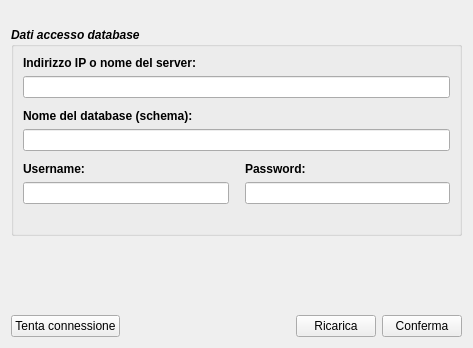
<ui version="4.0" >
 <class>frmDBSettings</class>
 <widget class="QWidget" name="frmDBSettings" >
  <property name="geometry" >
   <rect>
    <x>0</x>
    <y>0</y>
    <width>469</width>
    <height>348</height>
   </rect>
  </property>
  <property name="windowTitle" >
   <string>Configurazione accesso database</string>
  </property>
  <property name="windowIcon" >
   <iconset resource="laundry.qrc" >:/DB/Xiria 1.1.2/Xiria 1.1.2/32x32/actions/db.png</iconset>
  </property>
  <layout class="QVBoxLayout" >
   <item>
    <spacer>
     <property name="orientation" >
      <enum>Qt::Vertical</enum>
     </property>
     <property name="sizeType" >
      <enum>QSizePolicy::Fixed</enum>
     </property>
     <property name="sizeHint" >
      <size>
       <width>451</width>
       <height>16</height>
      </size>
     </property>
    </spacer>
   </item>
   <item>
    <layout class="QVBoxLayout" >
     <item>
      <widget class="QGroupBox" name="groupBoxDB" >
       <property name="font" >
        <font>
         <weight>75</weight>
         <italic>true</italic>
         <bold>true</bold>
        </font>
       </property>
       <property name="title" >
        <string>Dati accesso database</string>
       </property>
       <property name="flat" >
        <bool>false</bool>
       </property>
       <layout class="QVBoxLayout" >
        <item>
         <layout class="QVBoxLayout" >
          <item>
           <layout class="QVBoxLayout" >
            <item>
             <widget class="QLabel" name="lblNomeServer" >
              <property name="font" >
               <font>
                <weight>75</weight>
                <italic>false</italic>
                <bold>true</bold>
               </font>
              </property>
              <property name="text" >
               <string>Indirizzo IP o nome del server:</string>
              </property>
             </widget>
            </item>
            <item>
             <widget class="QLineEdit" name="txtServerName" >
              <property name="font" >
               <font>
                <weight>50</weight>
                <italic>false</italic>
                <bold>false</bold>
               </font>
              </property>
             </widget>
            </item>
           </layout>
          </item>
          <item>
           <spacer>
            <property name="orientation" >
             <enum>Qt::Vertical</enum>
            </property>
            <property name="sizeType" >
             <enum>QSizePolicy::Fixed</enum>
            </property>
            <property name="sizeHint" >
             <size>
              <width>20</width>
              <height>5</height>
             </size>
            </property>
           </spacer>
          </item>
          <item>
           <layout class="QVBoxLayout" >
            <item>
             <widget class="QLabel" name="lblNomeDatabase" >
              <property name="font" >
               <font>
                <weight>75</weight>
                <italic>false</italic>
                <bold>true</bold>
               </font>
              </property>
              <property name="text" >
               <string>Nome del database (schema):</string>
              </property>
             </widget>
            </item>
            <item>
             <widget class="QLineEdit" name="txtNomeDatabase" >
              <property name="font" >
               <font>
                <weight>50</weight>
                <italic>false</italic>
                <bold>false</bold>
               </font>
              </property>
             </widget>
            </item>
           </layout>
          </item>
          <item>
           <spacer>
            <property name="orientation" >
             <enum>Qt::Vertical</enum>
            </property>
            <property name="sizeType" >
             <enum>QSizePolicy::Minimum</enum>
            </property>
            <property name="sizeHint" >
             <size>
              <width>20</width>
              <height>5</height>
             </size>
            </property>
           </spacer>
          </item>
          <item>
           <layout class="QHBoxLayout" >
            <item>
             <layout class="QVBoxLayout" >
              <item>
               <widget class="QLabel" name="lblUsername" >
                <property name="font" >
                 <font>
                  <weight>75</weight>
                  <italic>false</italic>
                  <bold>true</bold>
                 </font>
                </property>
                <property name="text" >
                 <string>Username:</string>
                </property>
               </widget>
              </item>
              <item>
               <widget class="QLineEdit" name="txtUsername" >
                <property name="font" >
                 <font>
                  <weight>50</weight>
                  <italic>false</italic>
                  <bold>false</bold>
                 </font>
                </property>
               </widget>
              </item>
              <item>
               <spacer>
                <property name="orientation" >
                 <enum>Qt::Vertical</enum>
                </property>
                <property name="sizeType" >
                 <enum>QSizePolicy::Minimum</enum>
                </property>
                <property name="sizeHint" >
                 <size>
                  <width>20</width>
                  <height>5</height>
                 </size>
                </property>
               </spacer>
              </item>
             </layout>
            </item>
            <item>
             <spacer>
              <property name="orientation" >
               <enum>Qt::Horizontal</enum>
              </property>
              <property name="sizeType" >
               <enum>QSizePolicy::Fixed</enum>
              </property>
              <property name="sizeHint" >
               <size>
                <width>10</width>
                <height>20</height>
               </size>
              </property>
             </spacer>
            </item>
            <item>
             <layout class="QVBoxLayout" >
              <item>
               <widget class="QLabel" name="lblPassword" >
                <property name="font" >
                 <font>
                  <weight>75</weight>
                  <italic>false</italic>
                  <bold>true</bold>
                 </font>
                </property>
                <property name="text" >
                 <string>Password:</string>
                </property>
               </widget>
              </item>
              <item>
               <widget class="QLineEdit" name="txtPassword" >
                <property name="font" >
                 <font>
                  <weight>50</weight>
                  <italic>false</italic>
                  <bold>false</bold>
                 </font>
                </property>
                <property name="echoMode" >
                 <enum>QLineEdit::Password</enum>
                </property>
               </widget>
              </item>
              <item>
               <spacer>
                <property name="orientation" >
                 <enum>Qt::Vertical</enum>
                </property>
                <property name="sizeType" >
                 <enum>QSizePolicy::Minimum</enum>
                </property>
                <property name="sizeHint" >
                 <size>
                  <width>20</width>
                  <height>5</height>
                 </size>
                </property>
               </spacer>
              </item>
             </layout>
            </item>
           </layout>
          </item>
         </layout>
        </item>
        <item>
         <spacer>
          <property name="orientation" >
           <enum>Qt::Vertical</enum>
          </property>
          <property name="sizeType" >
           <enum>QSizePolicy::Minimum</enum>
          </property>
          <property name="sizeHint" >
           <size>
            <width>20</width>
            <height>15</height>
           </size>
          </property>
         </spacer>
        </item>
       </layout>
      </widget>
     </item>
     <item>
      <spacer>
       <property name="orientation" >
        <enum>Qt::Vertical</enum>
       </property>
       <property name="sizeHint" >
        <size>
         <width>20</width>
         <height>40</height>
        </size>
       </property>
      </spacer>
     </item>
     <item>
      <layout class="QHBoxLayout" >
       <item>
        <widget class="QPushButton" name="cmdRiconnectDB" >
         <property name="toolTip" >
          <string>&lt;html>&lt;head>&lt;meta name="qrichtext" content="1" />&lt;style type="text/css">
p, li { white-space: pre-wrap; }
&lt;/style>&lt;/head>&lt;body style=" font-family:'Sans Serif'; font-size:9pt; font-weight:400; font-style:normal;">
&lt;p style=" margin-top:0px; margin-bottom:0px; margin-left:0px; margin-right:0px; -qt-block-indent:0; text-indent:0px;">Riattiva la connessione&lt;/p>&lt;/body>&lt;/html></string>
         </property>
         <property name="text" >
          <string>Tenta connessione</string>
         </property>
         <property name="icon" >
          <iconset resource="laundry.qrc" >:/Riconnect/Xiria 1.1.2/Xiria 1.1.2/32x32/actions/db_comit.png</iconset>
         </property>
         <property name="iconSize" >
          <size>
           <width>32</width>
           <height>32</height>
          </size>
         </property>
        </widget>
       </item>
       <item>
        <spacer>
         <property name="orientation" >
          <enum>Qt::Horizontal</enum>
         </property>
         <property name="sizeHint" >
          <size>
           <width>40</width>
           <height>20</height>
          </size>
         </property>
        </spacer>
       </item>
       <item>
        <widget class="QPushButton" name="cmdReload" >
         <property name="toolTip" >
          <string>&lt;html>&lt;head>&lt;meta name="qrichtext" content="1" />&lt;style type="text/css">
p, li { white-space: pre-wrap; }
&lt;/style>&lt;/head>&lt;body style=" font-family:'Sans Serif'; font-size:9pt; font-weight:400; font-style:normal;">
&lt;p style=" margin-top:0px; margin-bottom:0px; margin-left:0px; margin-right:0px; -qt-block-indent:0; text-indent:0px;">Ricarica i dati dalla configurazione&lt;/p>&lt;/body>&lt;/html></string>
         </property>
         <property name="text" >
          <string>Ricarica</string>
         </property>
         <property name="icon" >
          <iconset resource="laundry.qrc" >:/Reload/Xiria 1.1.2/Xiria 1.1.2/32x32/actions/reload.png</iconset>
         </property>
         <property name="iconSize" >
          <size>
           <width>32</width>
           <height>32</height>
          </size>
         </property>
        </widget>
       </item>
       <item>
        <widget class="QPushButton" name="cmdUpdateSettings" >
         <property name="toolTip" >
          <string>&lt;html>&lt;head>&lt;meta name="qrichtext" content="1" />&lt;style type="text/css">
p, li { white-space: pre-wrap; }
&lt;/style>&lt;/head>&lt;body style=" font-family:'Sans Serif'; font-size:9pt; font-weight:400; font-style:normal;">
&lt;p style=" margin-top:0px; margin-bottom:0px; margin-left:0px; margin-right:0px; -qt-block-indent:0; text-indent:0px;">Memorizza i nuovi valori&lt;/p>&lt;/body>&lt;/html></string>
         </property>
         <property name="text" >
          <string>Conferma</string>
         </property>
         <property name="icon" >
          <iconset resource="laundry.qrc" >:/OK/Xiria 1.1.2/Xiria 1.1.2/32x32/actions/filesaveas.png</iconset>
         </property>
         <property name="iconSize" >
          <size>
           <width>32</width>
           <height>32</height>
          </size>
         </property>
        </widget>
       </item>
      </layout>
     </item>
    </layout>
   </item>
  </layout>
 </widget>
 <tabstops>
  <tabstop>txtServerName</tabstop>
  <tabstop>txtNomeDatabase</tabstop>
  <tabstop>txtUsername</tabstop>
  <tabstop>txtPassword</tabstop>
  <tabstop>cmdReload</tabstop>
  <tabstop>cmdUpdateSettings</tabstop>
 </tabstops>
 <resources>
  <include location="laundry.qrc" />
 </resources>
 <connections/>
</ui>
